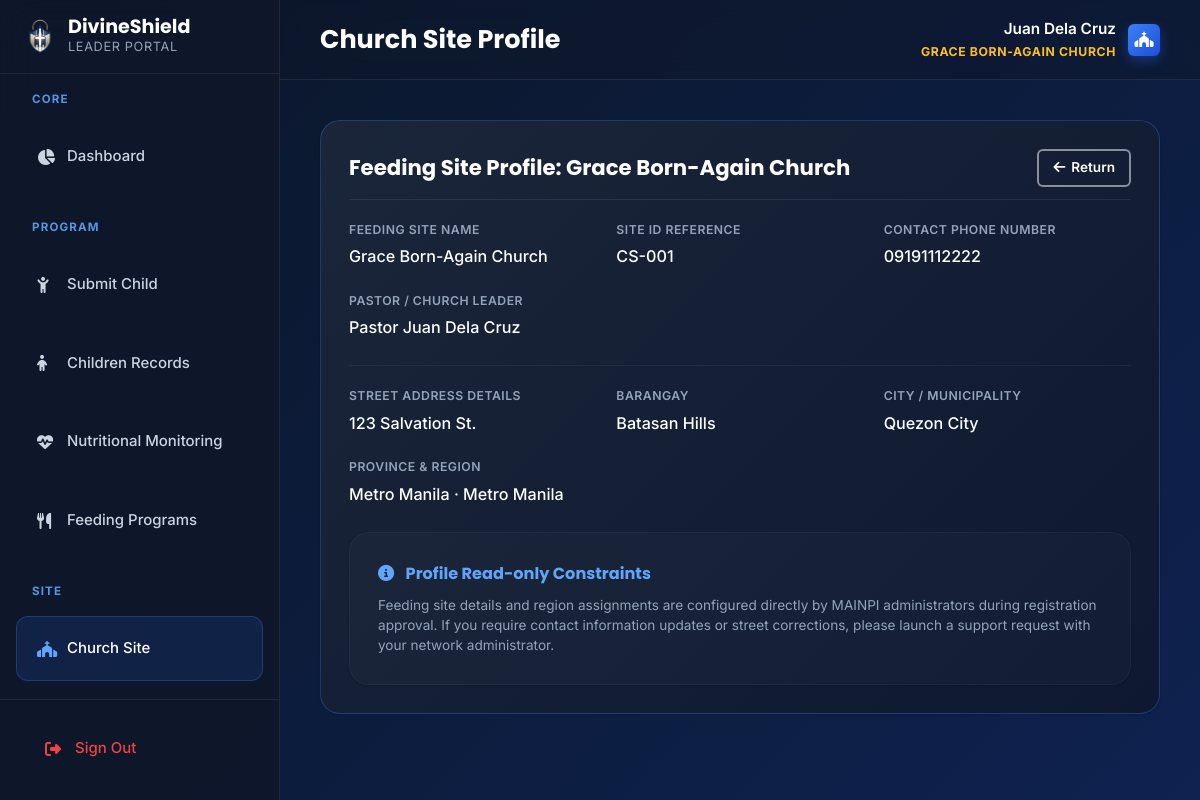
Screenshot of /views/church/church-sites.php (signed in) with the database file from the repository.
### tables this page shows
CREATE TABLE `users` (
  `id` int(11) NOT NULL,
  `username` varchar(50) NOT NULL,
  `password_hash` varchar(255) NOT NULL,
  `role` enum('admin','staff','church_leader') NOT NULL,
  `position_title` varchar(100) DEFAULT NULL,
  `first_name` varchar(50) NOT NULL,
  `middle_name` varchar(50) DEFAULT NULL,
  `last_name` varchar(50) NOT NULL,
  `email` varchar(100) NOT NULL,
  `phone` varchar(20) DEFAULT NULL,
  `admin_pin` varchar(4) DEFAULT NULL,
  `profile_picture` varchar(255) DEFAULT NULL,
  `admin_message` text DEFAULT NULL,
  `status` enum('pending','active','inactive') DEFAULT 'pending',
  `created_at` timestamp NOT NULL DEFAULT current_timestamp(),
  `updated_at` timestamp NOT NULL DEFAULT current_timestamp() ON UPDATE current_timestamp()
);

CREATE TABLE `church_sites` (
  `id` int(11) NOT NULL,
  `church_leader_id` int(11) NOT NULL,
  `church_name` varchar(150) NOT NULL,
  `address` text NOT NULL,
  `region` varchar(100) NOT NULL,
  `province` varchar(100) NOT NULL,
  `city_municipality` varchar(100) NOT NULL,
  `barangay` varchar(100) NOT NULL,
  `contact_number` varchar(20) DEFAULT NULL,
  `created_at` timestamp NOT NULL DEFAULT current_timestamp()
);

### views/church/church-sites.php (the view, shortened to what this page needs)
<?php
require_once '../../db.php';
$stmtSite = $pdo->prepare("SELECT * FROM church_sites WHERE church_leader_id = ?");
$stmtSite->execute([$_SESSION['user_id']]);
$mySite = $stmtSite->fetch();
?>
<?php
$pageTitle = "Church Site Profile";
include 'includes/header.php';
?>
                <section class="dashboard-card detail-card">
                    <div class="detail-card-header">
                        <div class="detail-card-title">Feeding Site Profile:
                            <?php echo htmlspecialchars($mySite['church_name'] ?? 'Local Church'); ?></div>
                        <a href="dashboard.php" class="btn btn-outline btn-sm"><i class="fas fa-arrow-left"></i> Return</a>
                    </div>
                    <?php if (!$mySite): ?>
                        <div class="empty-state" style="padding: 40px; text-align: center;">
                            <i class="fas fa-question-circle empty-icon"
                                style="font-size: 3rem; color:var(--gray-500); margin-bottom: 16px;"></i>
                            <h4 style="color: var(--white); margin-bottom: 8px;">Nothing to display</h4>
                        </div>
                    <?php else: ?>
                        <div class="detail-grid">
                            <div class="detail-item">
                                <label>Feeding Site Name</label>
                                <span><?php echo htmlspecialchars($mySite['church_name']); ?></span>
                            </div>
                            <div class="detail-item">
                                <label>Site ID Reference</label>
                                <span>CS-<?php echo str_pad($mySite['id'], 3, '0', STR_PAD_LEFT); ?></span>
                            </div>
                            <div class="detail-item">
                                <label>Contact Phone Number</label>
                                <span><?php echo htmlspecialchars($mySite['contact_number'] ?? 'N/A'); ?></span>
                            </div>
                            <div class="detail-item">
                                <label>Pastor / Church Leader</label>
                                <span>Pastor <?php echo htmlspecialchars($_SESSION['full_name']); ?></span>
                            </div>
                        </div>
                        <div class="detail-grid" style="border-top:1px solid rgba(255,255,255,0.05); padding-top:20px;">
                            <div class="detail-item">
                                <label>Street Address Details</label>
                                <span><?php echo htmlspecialchars($mySite['address']); ?></span>
                            </div>
                            <div class="detail-item">
                                <label>Barangay</label>
                                <span><?php echo htmlspecialchars($mySite['barangay']); ?></span>
                            </div>
                            <div class="detail-item">
                                <label>City / Municipality</label>
                                <span><?php echo htmlspecialchars($mySite['city_municipality']); ?></span>
                            </div>
                            <div class="detail-item">
                                <label>Province &amp; Region</label>
                                <span><?php echo htmlspecialchars($mySite['province']); ?> &middot; <?php echo htmlspecialchars($mySite['region']); ?></span>
                            </div>
                        </div>
                        <div class="dashboard-card"
                            style="margin-top:24px; background:rgba(255,255,255,0.02); border-color:rgba(255,255,255,0.04);">
                            <h4
                                style="font-family:var(--font-head); font-size:0.95rem; font-weight:700; margin-bottom:8px; color:var(--blue-400);">
                                <i class="fas fa-circle-info" style="margin-right:8px;"></i> Profile Read-only Constraints
                            </h4>
                            <p style="font-size:0.8rem; color:var(--gray-400); line-height:1.5;">Feeding site details and
                                region assignments are configured directly by MAINPI administrators during registration
                                approval. If you require contact information updates or street corrections, please launch a
                                support request with your network administrator.</p>
                        </div>
                    <?php endif; ?>
                </section>
            <?php include 'includes/footer.php'; ?>

### views/church/includes/header.php (shortened to what this page needs)
<?php
$stmtLeader = $pdo->prepare("SELECT profile_picture, first_name, last_name FROM users WHERE id = ?");
$stmtLeader->execute([$_SESSION['user_id']]);
$leaderData = $stmtLeader->fetch(PDO::FETCH_ASSOC);
$leaderProfilePic = $leaderData['profile_picture'] ?? null;
$leaderFullName = trim(($leaderData['first_name'] ?? '') . ' ' . ($leaderData['last_name'] ?? ''));
$stmtSite = $pdo->prepare("SELECT church_name FROM church_sites WHERE church_leader_id = ?");
$stmtSite->execute([$_SESSION['user_id']]);
$mySiteName = $stmtSite->fetchColumn() ?: 'Local Church';
?>
<!DOCTYPE html>
<html lang="en">
<head>
  <link rel="stylesheet" href="../../assets/css/style.css?v=15" />
  <link rel="stylesheet" href="../../assets/css/filtering_global.css" />
  <link rel="stylesheet" href="https://cdnjs.cloudflare.com/ajax/libs/font-awesome/6.5.0/css/all.min.css" />
</head>
<body>
  <div class="admin-layout">
    <?php include 'includes/sidebar.php'; ?>
    <main class="admin-main">
      <header class="admin-topbar">
        <div class="topbar-title">
          <?php echo isset($pageTitle) ? htmlspecialchars($pageTitle) : 'Church Site Leader Panel'; ?>
        </div>
        <div class="topbar-user">
          <div class="user-badge-group">
            <div class="user-badge-name"><?php echo htmlspecialchars($leaderFullName); ?></div>
            <div class="user-badge-role"><?php echo htmlspecialchars($mySiteName); ?></div>
          </div>
          <?php if (!empty($leaderProfilePic) && file_exists('../../' . $leaderProfilePic)): ?>
            <img src="../../<?php echo htmlspecialchars($leaderProfilePic); ?>" alt="Profile" style="width:36px; height:36px; border-radius:50%; object-fit:cover; border:1px solid rgba(255,255,255,0.15);" />
          <?php else: ?>
            <div class="logo-mark small" style="background:linear-gradient(135deg, var(--blue-500), var(--blue-700)); color:var(--white);"><i class="fas fa-church"></i></div>
          <?php endif; ?>
        </div>
      </header>
      <div class="admin-content">

### rows the page displays
users: leaderFullName "Juan Dela Cruz"
church_sites: church_name "GRACE BORN-AGAIN CHURCH", church_name "Grace Born-Again Church", id "001", contact_number "09191112222", address "123 Salvation St.", barangay "Batasan Hills", city_municipality "Quezon City", province "Metro Manila", region "Metro Manila"

### other values shown
$pageTitle "Church Site Profile"
$_SESSION['full_name'] "Juan Dela Cruz"
